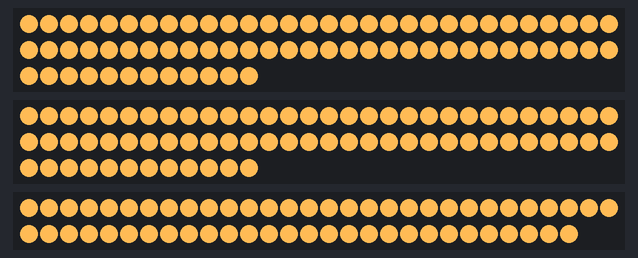
Bench run of a sketch on a simulated ESP32. Shown: 2 × 72 RGB LEDs in strip order, left to right, continuing on the next row, 58 RGB LEDs in strip order, left to right, continuing on the next row. Nothing arrives over Bluetooth unless stated; a phone connects over Bluetooth LE 3 s after start; what the sketch prints to the serial monitor is not drawn.

Above: at 0.1 s.

The sketch:

ESP32-BLE-desk-lighting.ino
```cpp
// Import all the things
#include <BLEDevice.h>
#include <BLEUtils.h>
#include <BLEServer.h>
#include <NeoPixelBus.h>

/*
 * UUID managment.
 * This could probably be a library but since I am not generating the UUIDs the proper way I'll just leave the hack as is.
 */
#define UUID_BASE "4fafc201-1fb5-459e-8fcc-000000000000" // The base shouls end with 12 0's but be different for every device
int UUID_COUNT = 0;
// This function generates a UUID
char* getUUID(int service = 0, int characteristic = 0xfffffff){
  // Copy over the base UUID
  char* FinalUUID = new char[37];
  memmove(FinalUUID,UUID_BASE,37);

  // Add the incrementing bit
  char hex[12];
  itoa(UUID_COUNT,hex,16);
  int hexLength = strlen(hex);
  memmove(FinalUUID+36-hexLength,hex,hexLength);

  // Outout a little debug info
//  Serial.print("UUID generated for service ");
//  Serial.print(serviceHex);
//  Serial.print(" characteristic ");
//  Serial.print(characteristicHex);
//  Serial.print(" as ");
//  Serial.println(FinalUUID);

  // Tick the number up and return
  UUID_COUNT++;
  return FinalUUID;
}

// Structures for some additional data I'm going to need to use.
typedef struct {
  char* name;
  int characteristics[2];
} BT_Service;
typedef struct {
  char* name;
  std::string value;
} BT_Characteristics;
typedef struct {
  int service;
  int characteristic;
  std::string value;
} BT_Values;

// Prepare for the BT connection and sever
#define DEVICE_NAME "ESP32 BT Desk Lighting"
BT_Service Features[] = {
  // Name, Characteristics, LED Strip
  {"System",              {3}   },
  {"Left Monitor Light",  {2,1} },
  {"Right Monitor Light", {2,1} },
  {"Under Desk Light",    {2,1} },
};
BT_Characteristics Options[] = {
  // Name, Default
  {"NULL",        "NULL"}, // This intentially not used so empty array spaces will auto filter out
  {"Color",       "#FFBB55"},
  {"Brightness",  "512"}, // No longer used, must switch back to NeoPixelBrightnessBus to use again.
  {"Power",       "On"},
};
// Here are some magic numbers, since it needs to know values at runtime and won't run any code to calculate them.
const int FeatureCount = 4; //Count be sizeof(Features)/sizeof(Features[0]);, it's the number of services
const int OptionCount = 7; // This is the sum of all non zero options acrosss all features

// Prepare some of the BLE arrays and a bool
BLEService *ServiceArray[FeatureCount];
BLECharacteristic *CharacteristicArray[OptionCount];
BT_Values CharacteristicValues[OptionCount];

// Create the LED strip, because we gotta use the RMT so we can have more than enough strips, they gotta be out in the open
NeoPixelBus<NeoGrbFeature, NeoEsp32Rmt0800KbpsMethod> s0strip(72, 12);
NeoPixelBus<NeoGrbFeature, NeoEsp32Rmt1800KbpsMethod> s1strip(72, 13);
NeoPixelBus<NeoGrbFeature, NeoEsp32Rmt2800KbpsMethod> s2strip(58, 25);
#define MIN_BRIGHTNESS 10
#define MAX_BRIGHTNESS 255

// Connection State managment, will restart advertising once a client has disconnected.
bool BLEDeviceConnected = false;
class ServerCallbacks: public BLEServerCallbacks {
    void onConnect(BLEServer* Server) {
      BLEDeviceConnected = true;
      BLEDevice::startAdvertising();
    };
    void onDisconnect(BLEServer* pServer) {
      BLEDeviceConnected = false;
    }
};


void setup(){
  Serial.begin(115200);
  Serial.println("\n");
  Serial.print("Setting up the ");
  Serial.println(DEVICE_NAME);

  // Init BLE
  BLEDevice::init(DEVICE_NAME);
  BLEServer *Server = BLEDevice::createServer();
  Server->setCallbacks(new ServerCallbacks());
  BLEAdvertising *Advertising = BLEDevice::getAdvertising();

  // loop the services, adding them as we go
  Serial.println("The following JSON can be used for the web interface:");
  Serial.println("{");
  Serial.print("\t\"_name\": \"");
  Serial.print(DEVICE_NAME);
  Serial.println("\",");
  int characteristicPointer = 0; // Needed for adding characteristincs, needs to keep counting between all services
  for(int s=0; s<FeatureCount; s++){
    char* serviceID = getUUID(s);
    ServiceArray[s] = Server->createService(serviceID);
    Advertising->addServiceUUID(serviceID);

    Serial.print("\t\"");
    Serial.print(Features[s].name);
    Serial.print("\": {\n");
    Serial.print("\t\t\"UUID\": \"");
    Serial.print(serviceID);
    Serial.print("\",\n");
    Serial.print("\t\t\"characteristics\": [\n");

    // Add the services characteristics
    int characteristicsInService = sizeof(Features[s].characteristics)/sizeof(Features[s].characteristics[0]);
    for(int c=0; c<characteristicsInService; c++){
      if(Features[s].characteristics[c]==0){
        // Were not gonna deal with zeros

      }else{
        char* charUUID = getUUID(s,c);

        // Add the comma and line break on every after the first
        if(c>0){
          Serial.print(",");
          Serial.print("\n");
        }
        Serial.print("\t\t\t");

        Serial.print("{\"");
        Serial.print(Options[Features[s].characteristics[c]].name);
        Serial.print("\": \"");
        Serial.print(charUUID);
        Serial.print("\"}");

        CharacteristicArray[characteristicPointer] = ServiceArray[s]->createCharacteristic(charUUID,BLECharacteristic::PROPERTY_READ | BLECharacteristic::PROPERTY_WRITE);
        CharacteristicArray[characteristicPointer]->setValue(Options[Features[s].characteristics[c]].value);
        CharacteristicValues[characteristicPointer] = {s,Features[s].characteristics[c],""};
        characteristicPointer++;
      }
    }

    Serial.print("\n");
    Serial.print("\t\t]\n");
    Serial.print("\t}");
    if(s<FeatureCount-1){
      Serial.print(",");
    }
    Serial.print("\n");

    // Now that everything is prepped we can start the ble service and clean up that JSON
    ServiceArray[s]->start();
  }
  Serial.println("}");

  // Advertise we got that bluetooth going on
  Advertising->setScanResponse(true);
  Advertising->setMinPreferred(0x06);
  BLEDevice::startAdvertising();
  Serial.println("Setup Complete, starting initial update.");

  // Prep the LEDs
  for(int f=0; f<FeatureCount; f++){
    switch(f){
      case 0:
        s0strip.Begin();
      break;
      case 1:
        s1strip.Begin();
      break;
      case 2:
        s2strip.Begin();
      break;
      default:
      break;
    }
  }
};


// Loop through all the characteristcs, if one has changed figure out the details
bool lightsOn = true;
void loop(){
  for(int c=0; c<OptionCount; c++){
    if(CharacteristicValues[c].value != CharacteristicArray[c]->getValue()){

      // Update the previous with the new previious
      CharacteristicValues[c].value = CharacteristicArray[c]->getValue();

      // First and foremost, if it's off set the strip to black (not really off but I'm not worried about sleeping it at this time
      if(Options[CharacteristicValues[c].characteristic].name=="Power"){
        const char* state = CharacteristicArray[c]->getValue().c_str();
        // If on then change slightsOn and clear the stored values so the below will reprocess.
        if(!lightsOn && strcmp(state,"On")==0){
          // Serial.println("Lights turned on");
          lightsOn = true;
          for(int c=0; c<OptionCount; c++){
            CharacteristicValues[c].value = "";
          }

        // zif your turning it off then clear the LED strips back to solid black.
        }else if(lightsOn && strcmp(state,"Off")==0){
          // Serial.println("Lights turned off");
          lightsOn = false;
          RgbColor color(0,0,0);
          s0strip.ClearTo(color);
          s0strip.Show();
          s1strip.ClearTo(color);
          s1strip.Show();
          s2strip.ClearTo(color);
          s2strip.Show();
        }

      // Update things as needed, starting with color
      }else if(Options[CharacteristicValues[c].characteristic].name=="Color"){
        // Parse the HTML color (the built in thing is not working)
        const char* string = CharacteristicArray[c]->getValue().c_str();
        // lifted from https://stackoverflow.com/questions/28104559/arduino-strange-behavior-converting-hex-to-rgb cause bit shifting is scary
        long number = (long) strtol( &string[1], NULL, 16);
        int r = number >> 16;
        int g = number >> 8 & 0xFF;
        int b = number & 0xFF;
        RgbColor color(r,g,b);

        // Set strip color and update
        // Serial.print("Updating color for ");
        // Serial.print(Features[CharacteristicValues[c].service].name);
        // Serial.print(" to ");
        // Serial.print(r);
        // Serial.print(",");
        // Serial.print(g);
        // Serial.print(",");
        // Serial.print(b);
        if(Features[CharacteristicValues[c].service].name == "Left Monitor Light"){
            s0strip.ClearTo(color);
            s0strip.Show();
            // Serial.println(" done.");
        }else if(Features[CharacteristicValues[c].service].name == "Right Monitor Light"){
            s1strip.ClearTo(color);
            s1strip.Show();
            // Serial.println(" done.");
        }else if(Features[CharacteristicValues[c].service].name == "Under Desk Light"){
            s2strip.ClearTo(color);
            s2strip.Show();
            // Serial.println(" done.");
        }else{
          Serial.println(" ERROR; no addressable LED strip for service.");
        }


      // the brighness is much simpler, and disabled since I'm no longer using the brightness bus due to how it morphs colors
      }else if(Options[CharacteristicValues[c].characteristic].name=="Brightness"){
      /*
        int b = atoi(CharacteristicArray[c]->getValue().c_str());
        b = map(b,0,1023,MIN_BRIGHTNESS,MAX_BRIGHTNESS);

        Serial.print("Updating brightness for ");
        Serial.print(Features[CharacteristicValues[c].service].name);
        Serial.print(" to ");
        Serial.print(b);
       if(Features[CharacteristicValues[c].service].name == "Left Monitor Light"){
            s0strip.SetBrightness(b);
            s0strip.ClearTo(b);
            s0strip.Show();
            Serial.println(" done.");
        }else if(Features[CharacteristicValues[c].service].name == "Right Monitor Light"){
            s1strip.SetBrightness(b);
            s1strip.Show();
            Serial.println(" done.");
        }else if(Features[CharacteristicValues[c].service].name == "Under Desk Light"){
            s2strip.SetBrightness(b);
            s2strip.Show();
            Serial.println(" done.");
        }else{
          Serial.println(" ERROR; no addressable LED strip for service.");
        }
      */

      // Ya done goofed (or the update is passive)
      }else{
        Serial.print("Unable to update the \"");
        Serial.print(Features[CharacteristicValues[c].service].name);
        Serial.print("\" features \"");
        Serial.print(Options[CharacteristicValues[c].characteristic].name);
        Serial.print("\" option to \"");
        Serial.print(CharacteristicValues[c].characteristic);
        Serial.println("\", no appropriate update logic found.");
      }
    }
  }
  delay(1);
};
```
